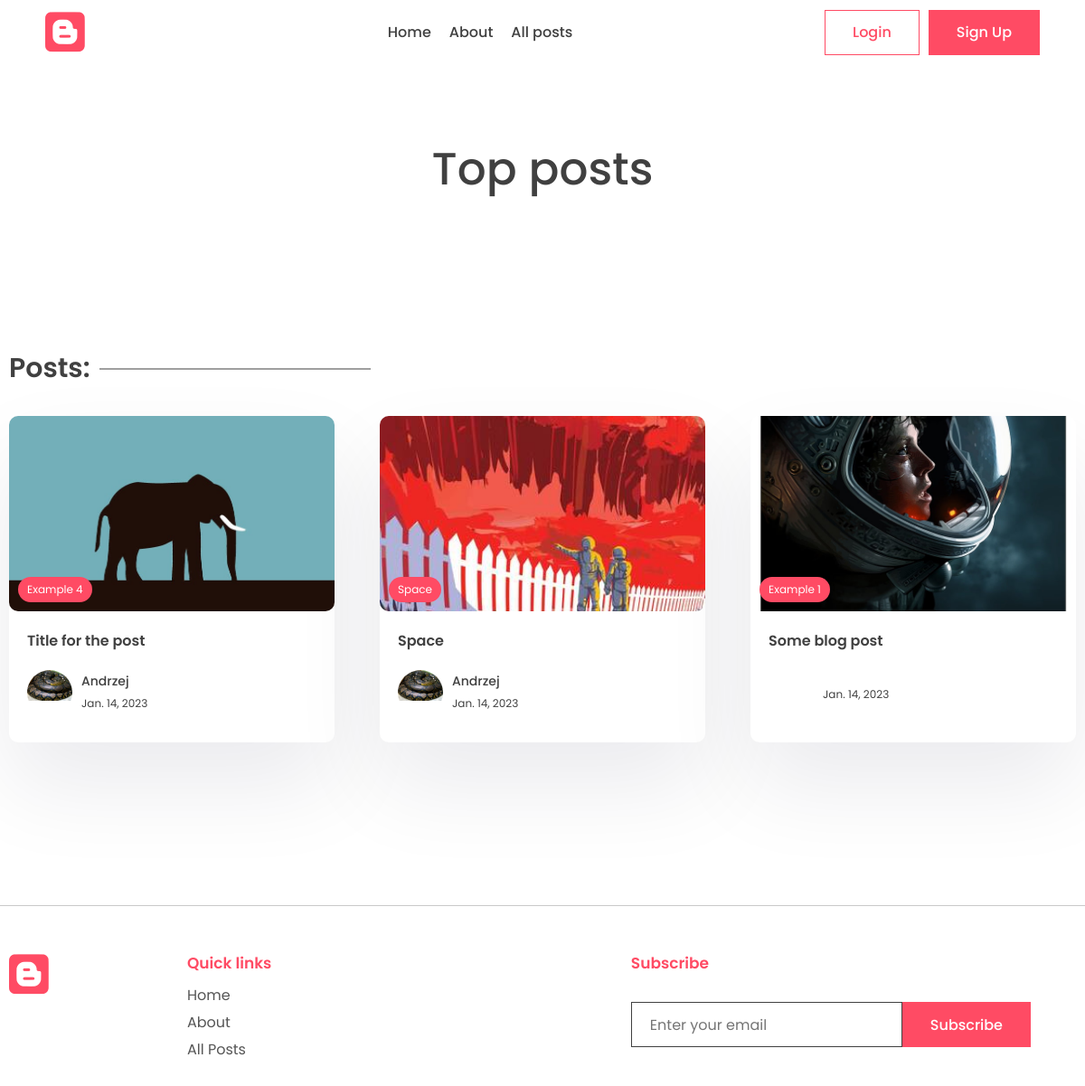
Page /top-posts/ on the committed database.
### app/models.py (models this page shows, shortened)
class Post(models.Model):
    title = models.CharField(max_length=200)
    content = tinymce_models.HTMLField()
    last_updated = models.DateTimeField(auto_now=True)
    slug = models.SlugField(max_length=200, unique=True)
    image = models.ImageField(upload_to="images/", default="images/no_image.jpg")
    view_count = models.IntegerField(null=True, blank=True)
    is_featured = models.BooleanField(default=False)
    tags = models.ManyToManyField(Tag, related_name="post")
    author = models.ForeignKey(User, on_delete=models.CASCADE, null=True, blank=True)
    likes = models.ManyToManyField(User, related_name="blog_post")
    bookmarks = models.ManyToManyField(User, related_name="bookmarks", blank=True)

class Tag(models.Model):
    name = models.CharField(max_length=100)
    description = models.CharField(max_length=100)
    slug = models.SlugField(max_length=200, unique=True)

class Profile(models.Model):
    user = models.OneToOneField(User, on_delete=models.CASCADE)
    profile_image = models.ImageField(null=True, blank=True, upload_to="images/")
    slug = models.SlugField(max_length=200, unique=True)
    bio = models.CharField(max_length=200)

### app/views.py (the view)
# urls.py: path("top-posts/", views.top_posts_view, name="top_posts"),
def top_posts_view(request):
    top_posts = Post.objects.all().order_by("-view_count")
    context = {"top_posts": top_posts}
    return render(request, "app/top_posts.html", context)

### app/templates/app/top_posts.html (shortened to what this page needs)
{% extends 'base.html' %}
{% block content %}
<main class="sp">
    <div class="container">
        <center>
            <div class="typo">
                <h1 class="title">Top posts</h1>
            </div>
        </center>
    </div>
</main>
<section class="sp">
    <div class="container">
        <h1 class="sec-title">Posts:</h1>
        <div class="grid-3">
            {% for post in top_posts %}
            <a href="{% url 'post_page' post.slug %}">
                <div class="card">
                    <div class="post-img">
                        {% if post.image %}
                        <img src="{{post.image.url}}" alt="" />
                        {% endif %}
                        <div class="tag">{{post.tags.all.0.name}}</div>
                    </div>
                    <div class="card-content">
                        <h3>
                            {{post.title}}
                        </h3>
                        <div class="author">
                            <div class="profile-pic">
                                <img src="{{post.author.profile.profile_image.url}}" alt="" />
                            </div>
                            <div class="details">
                                <p>{{post.author.first_name}}</p>
                                <small>{{post.last_updated|date}}</small>
                            </div>
                        </div>
                    </div>
                </div>
            </a>
            {% endfor %}
        </div>
    </div>
</section>
{% endblock content %}

### app/static/app/style.css (style rules this page uses)
* { margin: 0; padding: 0; box-sizing: border-box; text-decoration: none; border: none; outline: none; list-style: none; font-family: "Poppins", sans-serif; color: var(--black); }
:root { --red: #ff4b64; --black: #404040; --des: #555555; --shadow: #ffffff1a 0px 1px 1px 0px inset, #32325d40 0px 50px 100px -20px, #0000004d 0px 30px 60px -30px; --shadow2: rgba(17, 12, 46, 0.084) 0px 48px 100px 0px; }
html { font-size: 62.5%; }
[class*="grid"] { display: grid; }
img { width: 100%; }
.container { max-width: 1220px; margin: auto; padding: 0 10px; }
p, a { font-size: 1.6rem; color: var(--des); }
.typo { width: 50%; margin-top: 5rem; }
.title { font-size: 5rem; font-weight: 500; }
.sp { padding: 8rem 0; }
.post-img { height: 40rem; width: 100%; overflow: hidden; border-radius: 1rem; }
.post-img img { height: 100%; object-fit: cover; object-position: center; }
.sec-title { font-size: 3rem; font-weight: 600; position: relative; width: fit-content; margin-bottom: 3rem; }
.sec-title::after { content: ""; position: absolute; right: -31rem; height: 1px; width: 30rem; background: var(--black); top: 50%; transform: translateY(-50%); }
.grid-3 { grid-template-columns: repeat(3, 1fr); gap: 5rem; }
.card { background: white; box-shadow: var(--shadow2); border-radius: 1rem; cursor: pointer; transition: 0.3s; }
.post-img { position: relative; }
.tag { position: absolute; bottom: 1rem; left: 1rem; background: var(--red); color: white; border-radius: 5rem; padding: 0.5rem 1rem; font-size: 1.2rem; }
.card-content { padding: 2rem; padding-bottom: 3rem; }
.card h3 { font-size: 1.6rem; font-weight: 600; }
.card .post-img { width: 100%; height: unset; aspect-ratio: 1/0.6; }
.author { display: flex; align-items: center; gap: 1rem; margin-top: 2rem; }
.profile-pic { width: 5rem; aspect-ratio: 1/1; border-radius: 50%; overflow: hidden; }
.author p { color: var(--black); font-weight: 500; font-size: 1.4rem; }
.author small { color: var(--black); font-size: 1.2rem; }
main { padding-top: 10rem !important; }
.post-img { width: 100%; height: 500px; }

### rows in the picture
Post: image (picture), tags.all.0.name "Example 4", title "Title for the post", author.profile.profile_image (picture), author.first_name "Andrzej", last_updated "Jan. 14, 2023"
Post: image (picture), tags.all.0.name "Space", title "Space", author.profile.profile_image (picture), author.first_name "Andrzej", last_updated "Jan. 14, 2023"
Post: image (picture), tags.all.0.name "Example 1", title "Some blog post", last_updated "Jan. 14, 2023"
